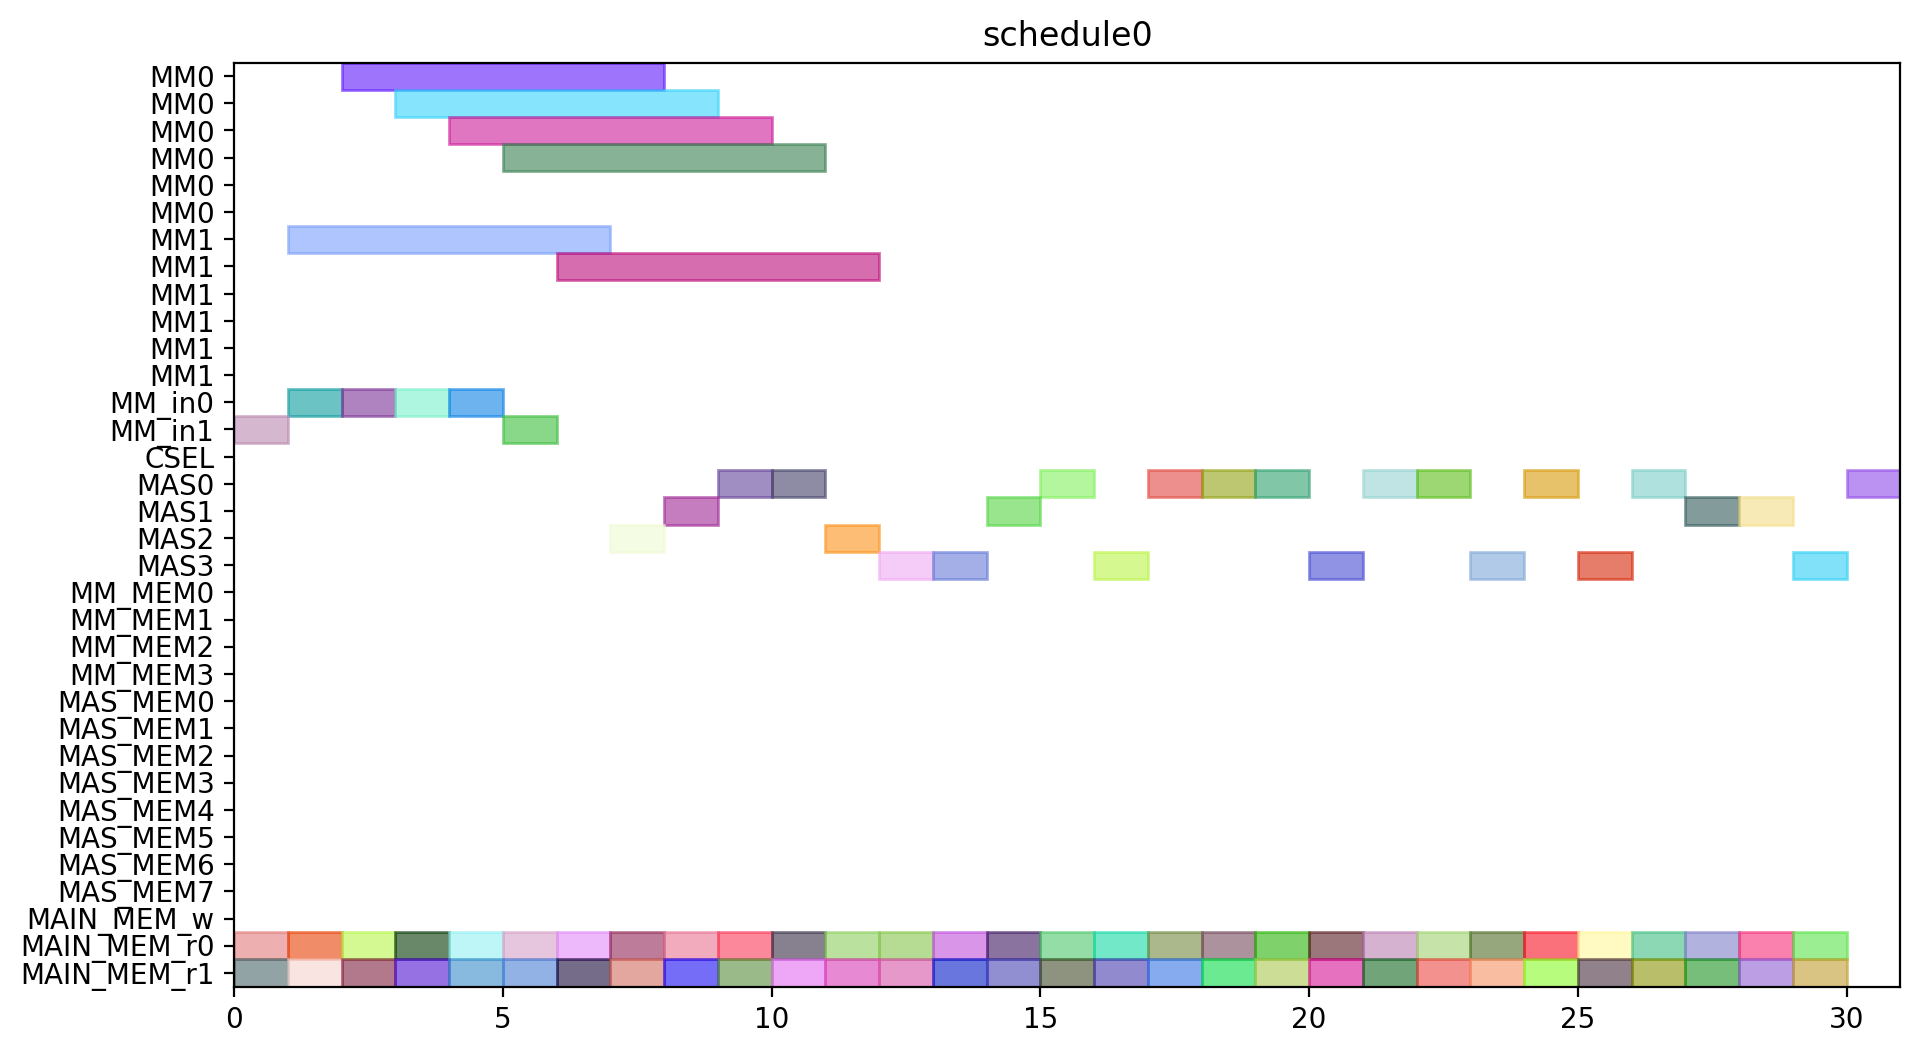

The script that drew this image:
from pyschedule import Scenario, solvers, plotters, alt


def solve():
	horizon = 149
	S = Scenario("schedule0", horizon=horizon)

	# resource
	MM = S.Resources('MM', num=2, size=6)
	MM_in = S.Resources('MM_in', num=2)
	CSEL = S.Resource('CSEL')
	MAS = S.Resources('MAS', num=4, size=1, periods=range(1, horizon))
	MM_MEM = S.Resources('MM_MEM', num=4)
	MAS_MEM = S.Resources('MAS_MEM', num=8)
	MAIN_MEM_w = S.Resource('MAIN_MEM_w', size=1)
	MAIN_MEM_r = S.Resources('MAIN_MEM_r', num=2)

	# result of previous scheduling

	# new tasks
	d_t0_a1_0 = S.Task('d_t0_a1_0', length=1, delay_cost=1)
	d_t0_a1_0 += alt(MAS)
	d_t0_a1_0_mem0 = S.Task('d_t0_a1_0_mem0', length=1, delay_cost=1)
	d_t0_a1_0_mem0 += MAIN_MEM_r[0]
	S += d_t0_a1_0_mem0 <= d_t0_a1_0

	d_t0_a1_0_mem1 = S.Task('d_t0_a1_0_mem1', length=1, delay_cost=1)
	d_t0_a1_0_mem1 += MAIN_MEM_r[1]
	S += d_t0_a1_0_mem1 <= d_t0_a1_0

	d_t0_a1_1 = S.Task('d_t0_a1_1', length=1, delay_cost=1)
	d_t0_a1_1 += alt(MAS)
	d_t0_a1_1_mem0 = S.Task('d_t0_a1_1_mem0', length=1, delay_cost=1)
	d_t0_a1_1_mem0 += MAIN_MEM_r[0]
	S += d_t0_a1_1_mem0 <= d_t0_a1_1

	d_t0_a1_1_mem1 = S.Task('d_t0_a1_1_mem1', length=1, delay_cost=1)
	d_t0_a1_1_mem1 += MAIN_MEM_r[1]
	S += d_t0_a1_1_mem1 <= d_t0_a1_1

	d_t0_t10 = S.Task('d_t0_t10', length=1, delay_cost=1)
	d_t0_t10 += alt(MAS)
	d_t0_t10_mem0 = S.Task('d_t0_t10_mem0', length=1, delay_cost=1)
	d_t0_t10_mem0 += MAIN_MEM_r[0]
	S += d_t0_t10_mem0 <= d_t0_t10

	d_t0_t10_mem1 = S.Task('d_t0_t10_mem1', length=1, delay_cost=1)
	d_t0_t10_mem1 += MAIN_MEM_r[1]
	S += d_t0_t10_mem1 <= d_t0_t10

	d_t0_t11 = S.Task('d_t0_t11', length=1, delay_cost=1)
	d_t0_t11 += alt(MAS)
	d_t0_t11_mem0 = S.Task('d_t0_t11_mem0', length=1, delay_cost=1)
	d_t0_t11_mem0 += MAIN_MEM_r[0]
	S += d_t0_t11_mem0 <= d_t0_t11

	d_t0_t11_mem1 = S.Task('d_t0_t11_mem1', length=1, delay_cost=1)
	d_t0_t11_mem1 += MAIN_MEM_r[1]
	S += d_t0_t11_mem1 <= d_t0_t11

	d_t0_t3_t0 = S.Task('d_t0_t3_t0', length=6, delay_cost=1)
	d_t0_t3_t0 += alt(MM)
	d_t0_t3_t0_in = S.Task('d_t0_t3_t0_in', length=1, delay_cost=1)
	d_t0_t3_t0_in += alt(MM_in)
	S += d_t0_t3_t0_in*MM_in[0]<=d_t0_t3_t0*MM[0]
	S += d_t0_t3_t0_in*MM_in[1]<=d_t0_t3_t0*MM[1]
	d_t0_t3_t0_mem0 = S.Task('d_t0_t3_t0_mem0', length=1, delay_cost=1)
	d_t0_t3_t0_mem0 += MAIN_MEM_r[0]
	S += d_t0_t3_t0_mem0 <= d_t0_t3_t0

	d_t0_t3_t0_mem1 = S.Task('d_t0_t3_t0_mem1', length=1, delay_cost=1)
	d_t0_t3_t0_mem1 += MAIN_MEM_r[1]
	S += d_t0_t3_t0_mem1 <= d_t0_t3_t0

	d_t0_t3_t1 = S.Task('d_t0_t3_t1', length=6, delay_cost=1)
	d_t0_t3_t1 += alt(MM)
	d_t0_t3_t1_in = S.Task('d_t0_t3_t1_in', length=1, delay_cost=1)
	d_t0_t3_t1_in += alt(MM_in)
	S += d_t0_t3_t1_in*MM_in[0]<=d_t0_t3_t1*MM[0]
	S += d_t0_t3_t1_in*MM_in[1]<=d_t0_t3_t1*MM[1]
	d_t0_t3_t1_mem0 = S.Task('d_t0_t3_t1_mem0', length=1, delay_cost=1)
	d_t0_t3_t1_mem0 += MAIN_MEM_r[0]
	S += d_t0_t3_t1_mem0 <= d_t0_t3_t1

	d_t0_t3_t1_mem1 = S.Task('d_t0_t3_t1_mem1', length=1, delay_cost=1)
	d_t0_t3_t1_mem1 += MAIN_MEM_r[1]
	S += d_t0_t3_t1_mem1 <= d_t0_t3_t1

	d_t0_t3_t2 = S.Task('d_t0_t3_t2', length=1, delay_cost=1)
	d_t0_t3_t2 += alt(MAS)
	d_t0_t3_t2_mem0 = S.Task('d_t0_t3_t2_mem0', length=1, delay_cost=1)
	d_t0_t3_t2_mem0 += MAIN_MEM_r[0]
	S += d_t0_t3_t2_mem0 <= d_t0_t3_t2

	d_t0_t3_t2_mem1 = S.Task('d_t0_t3_t2_mem1', length=1, delay_cost=1)
	d_t0_t3_t2_mem1 += MAIN_MEM_r[1]
	S += d_t0_t3_t2_mem1 <= d_t0_t3_t2

	d_t0_t3_t3 = S.Task('d_t0_t3_t3', length=1, delay_cost=1)
	d_t0_t3_t3 += alt(MAS)
	d_t0_t3_t3_mem0 = S.Task('d_t0_t3_t3_mem0', length=1, delay_cost=1)
	d_t0_t3_t3_mem0 += MAIN_MEM_r[0]
	S += d_t0_t3_t3_mem0 <= d_t0_t3_t3

	d_t0_t3_t3_mem1 = S.Task('d_t0_t3_t3_mem1', length=1, delay_cost=1)
	d_t0_t3_t3_mem1 += MAIN_MEM_r[1]
	S += d_t0_t3_t3_mem1 <= d_t0_t3_t3

	d_t1_a1_0 = S.Task('d_t1_a1_0', length=1, delay_cost=1)
	d_t1_a1_0 += alt(MAS)
	d_t1_a1_0_mem0 = S.Task('d_t1_a1_0_mem0', length=1, delay_cost=1)
	d_t1_a1_0_mem0 += MAIN_MEM_r[0]
	S += d_t1_a1_0_mem0 <= d_t1_a1_0

	d_t1_a1_0_mem1 = S.Task('d_t1_a1_0_mem1', length=1, delay_cost=1)
	d_t1_a1_0_mem1 += MAIN_MEM_r[1]
	S += d_t1_a1_0_mem1 <= d_t1_a1_0

	d_t1_a1_1 = S.Task('d_t1_a1_1', length=1, delay_cost=1)
	d_t1_a1_1 += alt(MAS)
	d_t1_a1_1_mem0 = S.Task('d_t1_a1_1_mem0', length=1, delay_cost=1)
	d_t1_a1_1_mem0 += MAIN_MEM_r[0]
	S += d_t1_a1_1_mem0 <= d_t1_a1_1

	d_t1_a1_1_mem1 = S.Task('d_t1_a1_1_mem1', length=1, delay_cost=1)
	d_t1_a1_1_mem1 += MAIN_MEM_r[1]
	S += d_t1_a1_1_mem1 <= d_t1_a1_1

	d_t1_t10 = S.Task('d_t1_t10', length=1, delay_cost=1)
	d_t1_t10 += alt(MAS)
	d_t1_t10_mem0 = S.Task('d_t1_t10_mem0', length=1, delay_cost=1)
	d_t1_t10_mem0 += MAIN_MEM_r[0]
	S += d_t1_t10_mem0 <= d_t1_t10

	d_t1_t10_mem1 = S.Task('d_t1_t10_mem1', length=1, delay_cost=1)
	d_t1_t10_mem1 += MAIN_MEM_r[1]
	S += d_t1_t10_mem1 <= d_t1_t10

	d_t1_t11 = S.Task('d_t1_t11', length=1, delay_cost=1)
	d_t1_t11 += alt(MAS)
	d_t1_t11_mem0 = S.Task('d_t1_t11_mem0', length=1, delay_cost=1)
	d_t1_t11_mem0 += MAIN_MEM_r[0]
	S += d_t1_t11_mem0 <= d_t1_t11

	d_t1_t11_mem1 = S.Task('d_t1_t11_mem1', length=1, delay_cost=1)
	d_t1_t11_mem1 += MAIN_MEM_r[1]
	S += d_t1_t11_mem1 <= d_t1_t11

	d_t1_t3_t0 = S.Task('d_t1_t3_t0', length=6, delay_cost=1)
	d_t1_t3_t0 += alt(MM)
	d_t1_t3_t0_in = S.Task('d_t1_t3_t0_in', length=1, delay_cost=1)
	d_t1_t3_t0_in += alt(MM_in)
	S += d_t1_t3_t0_in*MM_in[0]<=d_t1_t3_t0*MM[0]
	S += d_t1_t3_t0_in*MM_in[1]<=d_t1_t3_t0*MM[1]
	d_t1_t3_t0_mem0 = S.Task('d_t1_t3_t0_mem0', length=1, delay_cost=1)
	d_t1_t3_t0_mem0 += MAIN_MEM_r[0]
	S += d_t1_t3_t0_mem0 <= d_t1_t3_t0

	d_t1_t3_t0_mem1 = S.Task('d_t1_t3_t0_mem1', length=1, delay_cost=1)
	d_t1_t3_t0_mem1 += MAIN_MEM_r[1]
	S += d_t1_t3_t0_mem1 <= d_t1_t3_t0

	d_t1_t3_t1 = S.Task('d_t1_t3_t1', length=6, delay_cost=1)
	d_t1_t3_t1 += alt(MM)
	d_t1_t3_t1_in = S.Task('d_t1_t3_t1_in', length=1, delay_cost=1)
	d_t1_t3_t1_in += alt(MM_in)
	S += d_t1_t3_t1_in*MM_in[0]<=d_t1_t3_t1*MM[0]
	S += d_t1_t3_t1_in*MM_in[1]<=d_t1_t3_t1*MM[1]
	d_t1_t3_t1_mem0 = S.Task('d_t1_t3_t1_mem0', length=1, delay_cost=1)
	d_t1_t3_t1_mem0 += MAIN_MEM_r[0]
	S += d_t1_t3_t1_mem0 <= d_t1_t3_t1

	d_t1_t3_t1_mem1 = S.Task('d_t1_t3_t1_mem1', length=1, delay_cost=1)
	d_t1_t3_t1_mem1 += MAIN_MEM_r[1]
	S += d_t1_t3_t1_mem1 <= d_t1_t3_t1

	d_t1_t3_t2 = S.Task('d_t1_t3_t2', length=1, delay_cost=1)
	d_t1_t3_t2 += alt(MAS)
	d_t1_t3_t2_mem0 = S.Task('d_t1_t3_t2_mem0', length=1, delay_cost=1)
	d_t1_t3_t2_mem0 += MAIN_MEM_r[0]
	S += d_t1_t3_t2_mem0 <= d_t1_t3_t2

	d_t1_t3_t2_mem1 = S.Task('d_t1_t3_t2_mem1', length=1, delay_cost=1)
	d_t1_t3_t2_mem1 += MAIN_MEM_r[1]
	S += d_t1_t3_t2_mem1 <= d_t1_t3_t2

	d_t1_t3_t3 = S.Task('d_t1_t3_t3', length=1, delay_cost=1)
	d_t1_t3_t3 += alt(MAS)
	d_t1_t3_t3_mem0 = S.Task('d_t1_t3_t3_mem0', length=1, delay_cost=1)
	d_t1_t3_t3_mem0 += MAIN_MEM_r[0]
	S += d_t1_t3_t3_mem0 <= d_t1_t3_t3

	d_t1_t3_t3_mem1 = S.Task('d_t1_t3_t3_mem1', length=1, delay_cost=1)
	d_t1_t3_t3_mem1 += MAIN_MEM_r[1]
	S += d_t1_t3_t3_mem1 <= d_t1_t3_t3

	d_t2_a1_0 = S.Task('d_t2_a1_0', length=1, delay_cost=1)
	d_t2_a1_0 += alt(MAS)
	d_t2_a1_0_mem0 = S.Task('d_t2_a1_0_mem0', length=1, delay_cost=1)
	d_t2_a1_0_mem0 += MAIN_MEM_r[0]
	S += d_t2_a1_0_mem0 <= d_t2_a1_0

	d_t2_a1_0_mem1 = S.Task('d_t2_a1_0_mem1', length=1, delay_cost=1)
	d_t2_a1_0_mem1 += MAIN_MEM_r[1]
	S += d_t2_a1_0_mem1 <= d_t2_a1_0

	d_t2_a1_1 = S.Task('d_t2_a1_1', length=1, delay_cost=1)
	d_t2_a1_1 += alt(MAS)
	d_t2_a1_1_mem0 = S.Task('d_t2_a1_1_mem0', length=1, delay_cost=1)
	d_t2_a1_1_mem0 += MAIN_MEM_r[0]
	S += d_t2_a1_1_mem0 <= d_t2_a1_1

	d_t2_a1_1_mem1 = S.Task('d_t2_a1_1_mem1', length=1, delay_cost=1)
	d_t2_a1_1_mem1 += MAIN_MEM_r[1]
	S += d_t2_a1_1_mem1 <= d_t2_a1_1

	d_t2_t10 = S.Task('d_t2_t10', length=1, delay_cost=1)
	d_t2_t10 += alt(MAS)
	d_t2_t10_mem0 = S.Task('d_t2_t10_mem0', length=1, delay_cost=1)
	d_t2_t10_mem0 += MAIN_MEM_r[0]
	S += d_t2_t10_mem0 <= d_t2_t10

	d_t2_t10_mem1 = S.Task('d_t2_t10_mem1', length=1, delay_cost=1)
	d_t2_t10_mem1 += MAIN_MEM_r[1]
	S += d_t2_t10_mem1 <= d_t2_t10

	d_t2_t11 = S.Task('d_t2_t11', length=1, delay_cost=1)
	d_t2_t11 += alt(MAS)
	d_t2_t11_mem0 = S.Task('d_t2_t11_mem0', length=1, delay_cost=1)
	d_t2_t11_mem0 += MAIN_MEM_r[0]
	S += d_t2_t11_mem0 <= d_t2_t11

	d_t2_t11_mem1 = S.Task('d_t2_t11_mem1', length=1, delay_cost=1)
	d_t2_t11_mem1 += MAIN_MEM_r[1]
	S += d_t2_t11_mem1 <= d_t2_t11

	d_t2_t3_t0 = S.Task('d_t2_t3_t0', length=6, delay_cost=1)
	d_t2_t3_t0 += alt(MM)
	d_t2_t3_t0_in = S.Task('d_t2_t3_t0_in', length=1, delay_cost=1)
	d_t2_t3_t0_in += alt(MM_in)
	S += d_t2_t3_t0_in*MM_in[0]<=d_t2_t3_t0*MM[0]
	S += d_t2_t3_t0_in*MM_in[1]<=d_t2_t3_t0*MM[1]
	d_t2_t3_t0_mem0 = S.Task('d_t2_t3_t0_mem0', length=1, delay_cost=1)
	d_t2_t3_t0_mem0 += MAIN_MEM_r[0]
	S += d_t2_t3_t0_mem0 <= d_t2_t3_t0

	d_t2_t3_t0_mem1 = S.Task('d_t2_t3_t0_mem1', length=1, delay_cost=1)
	d_t2_t3_t0_mem1 += MAIN_MEM_r[1]
	S += d_t2_t3_t0_mem1 <= d_t2_t3_t0

	d_t2_t3_t1 = S.Task('d_t2_t3_t1', length=6, delay_cost=1)
	d_t2_t3_t1 += alt(MM)
	d_t2_t3_t1_in = S.Task('d_t2_t3_t1_in', length=1, delay_cost=1)
	d_t2_t3_t1_in += alt(MM_in)
	S += d_t2_t3_t1_in*MM_in[0]<=d_t2_t3_t1*MM[0]
	S += d_t2_t3_t1_in*MM_in[1]<=d_t2_t3_t1*MM[1]
	d_t2_t3_t1_mem0 = S.Task('d_t2_t3_t1_mem0', length=1, delay_cost=1)
	d_t2_t3_t1_mem0 += MAIN_MEM_r[0]
	S += d_t2_t3_t1_mem0 <= d_t2_t3_t1

	d_t2_t3_t1_mem1 = S.Task('d_t2_t3_t1_mem1', length=1, delay_cost=1)
	d_t2_t3_t1_mem1 += MAIN_MEM_r[1]
	S += d_t2_t3_t1_mem1 <= d_t2_t3_t1

	d_t2_t3_t2 = S.Task('d_t2_t3_t2', length=1, delay_cost=1)
	d_t2_t3_t2 += alt(MAS)
	d_t2_t3_t2_mem0 = S.Task('d_t2_t3_t2_mem0', length=1, delay_cost=1)
	d_t2_t3_t2_mem0 += MAIN_MEM_r[0]
	S += d_t2_t3_t2_mem0 <= d_t2_t3_t2

	d_t2_t3_t2_mem1 = S.Task('d_t2_t3_t2_mem1', length=1, delay_cost=1)
	d_t2_t3_t2_mem1 += MAIN_MEM_r[1]
	S += d_t2_t3_t2_mem1 <= d_t2_t3_t2

	d_t2_t3_t3 = S.Task('d_t2_t3_t3', length=1, delay_cost=1)
	d_t2_t3_t3 += alt(MAS)
	d_t2_t3_t3_mem0 = S.Task('d_t2_t3_t3_mem0', length=1, delay_cost=1)
	d_t2_t3_t3_mem0 += MAIN_MEM_r[0]
	S += d_t2_t3_t3_mem0 <= d_t2_t3_t3

	d_t2_t3_t3_mem1 = S.Task('d_t2_t3_t3_mem1', length=1, delay_cost=1)
	d_t2_t3_t3_mem1 += MAIN_MEM_r[1]
	S += d_t2_t3_t3_mem1 <= d_t2_t3_t3

	d_t3000 = S.Task('d_t3000', length=1, delay_cost=1)
	d_t3000 += alt(MAS)
	d_t3000_mem0 = S.Task('d_t3000_mem0', length=1, delay_cost=1)
	d_t3000_mem0 += MAIN_MEM_r[0]
	S += d_t3000_mem0 <= d_t3000

	d_t3000_mem1 = S.Task('d_t3000_mem1', length=1, delay_cost=1)
	d_t3000_mem1 += MAIN_MEM_r[1]
	S += d_t3000_mem1 <= d_t3000

	d_t3001 = S.Task('d_t3001', length=1, delay_cost=1)
	d_t3001 += alt(MAS)
	d_t3001_mem0 = S.Task('d_t3001_mem0', length=1, delay_cost=1)
	d_t3001_mem0 += MAIN_MEM_r[0]
	S += d_t3001_mem0 <= d_t3001

	d_t3001_mem1 = S.Task('d_t3001_mem1', length=1, delay_cost=1)
	d_t3001_mem1 += MAIN_MEM_r[1]
	S += d_t3001_mem1 <= d_t3001

	d_t3010 = S.Task('d_t3010', length=1, delay_cost=1)
	d_t3010 += alt(MAS)
	d_t3010_mem0 = S.Task('d_t3010_mem0', length=1, delay_cost=1)
	d_t3010_mem0 += MAIN_MEM_r[0]
	S += d_t3010_mem0 <= d_t3010

	d_t3010_mem1 = S.Task('d_t3010_mem1', length=1, delay_cost=1)
	d_t3010_mem1 += MAIN_MEM_r[1]
	S += d_t3010_mem1 <= d_t3010

	d_t3011 = S.Task('d_t3011', length=1, delay_cost=1)
	d_t3011 += alt(MAS)
	d_t3011_mem0 = S.Task('d_t3011_mem0', length=1, delay_cost=1)
	d_t3011_mem0 += MAIN_MEM_r[0]
	S += d_t3011_mem0 <= d_t3011

	d_t3011_mem1 = S.Task('d_t3011_mem1', length=1, delay_cost=1)
	d_t3011_mem1 += MAIN_MEM_r[1]
	S += d_t3011_mem1 <= d_t3011

	d_t4000 = S.Task('d_t4000', length=1, delay_cost=1)
	d_t4000 += alt(MAS)
	d_t4000_mem0 = S.Task('d_t4000_mem0', length=1, delay_cost=1)
	d_t4000_mem0 += MAIN_MEM_r[0]
	S += d_t4000_mem0 <= d_t4000

	d_t4000_mem1 = S.Task('d_t4000_mem1', length=1, delay_cost=1)
	d_t4000_mem1 += MAIN_MEM_r[1]
	S += d_t4000_mem1 <= d_t4000

	d_t4001 = S.Task('d_t4001', length=1, delay_cost=1)
	d_t4001 += alt(MAS)
	d_t4001_mem0 = S.Task('d_t4001_mem0', length=1, delay_cost=1)
	d_t4001_mem0 += MAIN_MEM_r[0]
	S += d_t4001_mem0 <= d_t4001

	d_t4001_mem1 = S.Task('d_t4001_mem1', length=1, delay_cost=1)
	d_t4001_mem1 += MAIN_MEM_r[1]
	S += d_t4001_mem1 <= d_t4001

	solvers.mip.solve(S,msg=1,kind='CPLEX',ratio_gap=1.01)

	solution = [['hoge']*len(S.solution()[1]) for i in range(len(S.solution()))]
	for i in range(len(S.solution())):
		for j in range(len(S.solution()[i])):
			solution[i][j]=str(S.solution()[i][j])
	print(solution)

	cycles = int(solution[-1][3])

	pic_file_name = "/home/mfukuda/ABE/multiRAM_multiMAS_16mux/scheduling_result/stage6MM2_stage1MAS4/FP12_LADDERMUL/schedule0.png"
	if(S.solution() != []):
		plotters.matplotlib.plot(S,img_filename=pic_file_name, show_task_labels=False, fig_size=(cycles*0.25+3, 6))

	return solution
